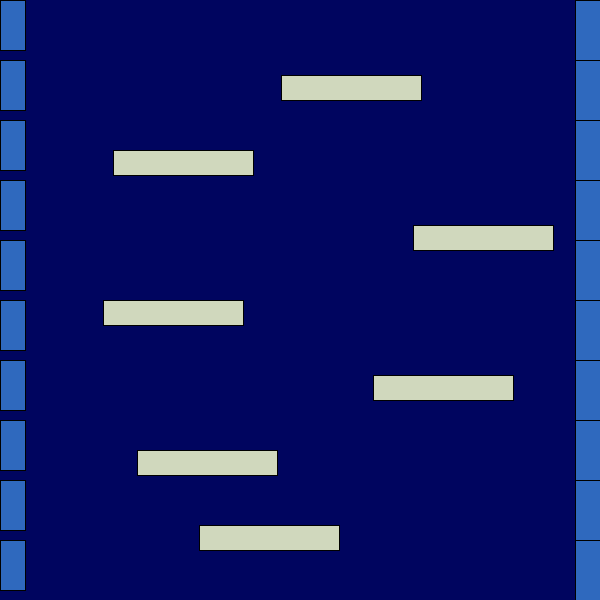
Frame 1 (no input)
Frame 60 (the mouse pressed at the canvas centre just before this capture): identical to frame 1, image omitted
Frame 120 (the mouse held since frame 60 and released just before this capture): identical to frame 1, image omitted

The Processing sketch that drew this single still picture (run headless with seeded random() and noise(); from frame 60 on, the mouse is pressed at the canvas centre):

// Processing sketch: week03_5_processing_NS_SHIFT_02_draw_floor
// ── week03_5_processing_NS_SHIFT_02_draw_floor.pde
// week03_5_processing_NS_SHIFT_02_draw_floor
// 修改自 week03_4_processing_NS_SHIFT_01_build_wall
// 小朋友下樓梯
void setup() {
  size(600, 600); // 小畫家截 YOUTUBE 圖片, 得到大小
  for(int i=0; i<20; i++) floorX[i] = int(random(600-140-25));
}
int [] floorX = new int[20];
void draw() {
  background(0, 5, 95); // 小畫家的吸管「吸色彩」再編輯
  fill(47, 105, 190); // 左右磚的色彩
  for(int i=0; i<=10; i++) {
    rect(0, i*60, 25, 50); // 左邊的牆
    rect(600-25, i*60, 25, 60); // 右邊的牆
  }
  fill(208, 216, 189); // 畫地板
  //rect(200, 200, 140, 52); // 大概量一下寬度 140
  for(int i=0; i<20; i++) {
    rect(floorX[i], 75+i*75, 140, 25);
  }
}
